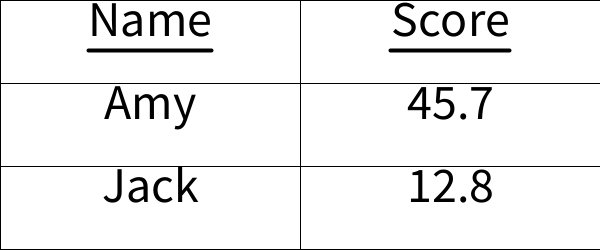
Frame 1 (no input)
Frame 60 (the mouse pressed at the canvas centre just before this capture): identical to frame 1, image omitted
Frame 120 (the mouse held since frame 60 and released just before this capture): identical to frame 1, image omitted

The Processing sketch that drew this single still picture (run headless with seeded random() and noise(); from frame 60 on, the mouse is pressed at the canvas centre):

// Processing sketch: PracTest2_Soln
// ── PracTest2_Soln.pde
// Reference a spreadsheet object
SpreadSheet sheet;

// Setup method
void setup(){
  // Size the sketch 
  size(600,250);
  // Create the spreadsheet object
  sheet = new SpreadSheet(2,3);
  sheet.defaultCellTextSize = 50;
  // Populate the spreadsheet
  sheet.setTextCell(0,0,"Name", true);
  sheet.setTextCell(1,0,"Score", true);
  sheet.setTextCell(0,1,"Amy", false);
  sheet.setTextCell(0,2,"Jack", false);
  sheet.setNumericCell(1,1,45.67,1);
  sheet.setNumericCell(1,2,12.82222,1);
}

// Draw method
void draw(){
  // White background
  background(255);
  // Draw the spreadsheet object
  sheet.draw();
}

// ── AbstractCell.pde
// Abstract cell class
abstract class AbstractCell {

  // Text size property
  public float textSize;
  
  // Draw method
  public void draw(float cellX, float cellY, float cellWidth, float cellHeight) {
    stroke(0);
    strokeWeight(1);
    noFill();
    rect(cellX, cellY, cellWidth, cellHeight);
  }
  
}


// ── NumericCell.pde
class NumericCell extends AbstractCell {

  // Value of the cell
  public float value;

  // Number of decimal places
  public int numDP;

  // Draw method for the cell
  public void draw(float cellX, float cellY, float cellWidth, float cellHeight) {
    // Draw the frame
    super.draw(cellX, cellY, cellWidth, cellHeight);
    // Draw the text
    textAlign(CENTER, TOP);
    textSize(textSize);
    fill(0);
    text(nf(value,2,numDP), cellX+cellWidth/2, cellY);
  }
}

// ── SpreadSheet.pde
class SpreadSheet {

  // Dimensions of the sheet
  private int sheetWidth, sheetHeight;

  // 2D Array of cells
  private AbstractCell[][] cells;

  // Default text size for cells
  private float defaultCellTextSize;

  // Constructor
  public SpreadSheet(int sheetWidth, int sheetHeight) {
    // Copy the sheet dimensions
    this.sheetWidth = sheetWidth;
    this.sheetHeight = sheetHeight;
    // Create the array -- all elements of the array should be 
    // initialised to null
    cells = new AbstractCell[ sheetWidth ][ sheetHeight ];
  }

  // Method to set a numeric cell
  public void setNumericCell(int x, int y, float value, int numDP) {
    NumericCell cell = new NumericCell();
    cell.textSize = defaultCellTextSize;
    cell.value = value;
    cell.numDP = numDP;
    cells[ x ][ y ] = cell;
  }


  // Method to set a text cell
  public void setTextCell(int x, int y, String value, boolean isUnderlined) {
    TextCell cell = new TextCell();
    cell.textSize = defaultCellTextSize;
    cell.value = value;
    cell.isUnderlined = isUnderlined;
    cells[ x ][ y ] = cell;
  }

  // Draw method
  public void draw() {
    for (int x=0; x<sheetWidth; x++)
      for (int y=0; y<sheetHeight; y++)
        if (cells[x][y]!=null) {
          float cellX = x * width/sheetWidth;
          float cellY = y * height/sheetHeight;
          float cellWidth = width/sheetWidth;
          float cellHeight = height/sheetHeight;
          cells[x][y].draw(cellX, cellY, cellWidth, cellHeight);
        }
  }
}








// ── TextCell.pde
// Text cell class

class TextCell extends AbstractCell {
  
  // Value of the cell 
  public String value;
  
  // Whether or not the text should be underlined
  public boolean isUnderlined;
  
  // Draw method for the cell
  public void draw(float cellX, float cellY, float cellWidth, float cellHeight) {
    // Draw the frame
    super.draw(cellX, cellY, cellWidth, cellHeight);
    // Draw the text
    textAlign(CENTER, TOP);
    fill(0);
    textSize(textSize);
    text(value, cellX+cellWidth/2, cellY);
    // Draw the underline
    if (isUnderlined) {
      stroke(0);
      strokeWeight(4);
      float textWidth = textWidth(value);
      line(cellX + cellWidth/2 - textWidth/2, cellY + textSize, 
           cellX + cellWidth/2 + textWidth/2, cellY + textSize);
    }
  }
}
